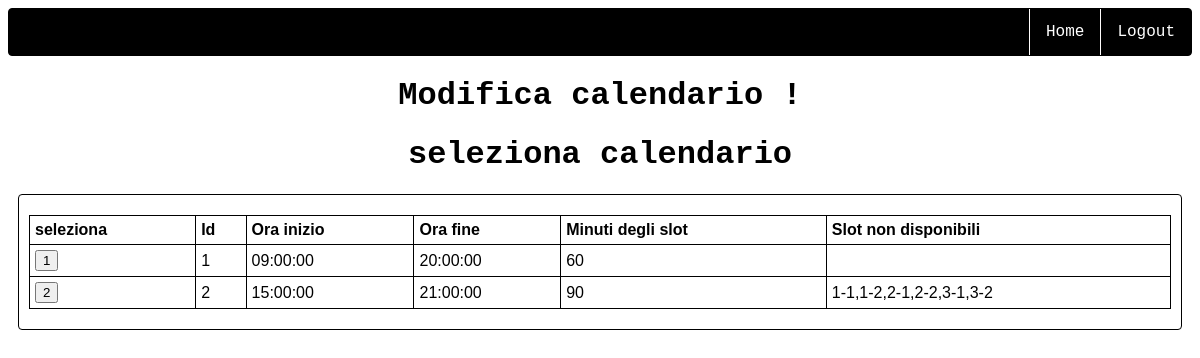
Page /home/optimization/ (signed in) on the earlier database version.
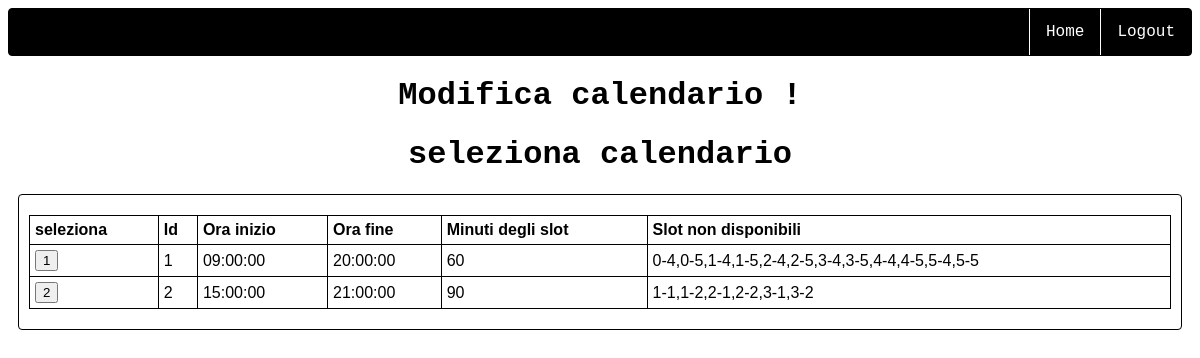
Same page on the later database version.
### website/models.py (models this page shows)
class Calendario(db.Model):
    id = db.Column(db.Integer, primary_key = True)
    oremattina = db.Column(db.String(5))
    orepomeriggio = db.Column(db.String(5))
    numeroslot = db.Column(db.Integer)
    sloteliminati = db.Column(db.String(150))
    allievo = db.relationship("Allievo", backref='calendario', uselist = True)

### website/optimization.py (the view)
@optimization.route('/', methods = ['GET', 'POST'])
@login_required
def opti():
    calendar_list = Calendario.query.all()
    if request.method == 'POST':
        idcal = request.form.get("idcal")
        print(idcal)
        calendario = Calendario.query.filter_by(id = idcal).first()
        alunni_del_calendario = Allievo.query.filter_by(id_calendario = calendario.id).all()
        sl = calendario.sloteliminati
        ora_inizio = calendario.oremattina
        ora_fine = calendario.orepomeriggio
        slot_eliminati = (sl[0:len(sl) - 1]).split(",")
        orai = int(ora_inizio[0:2])
        mi = int(ora_inizio[3:5])
        oraf = int(ora_fine[0:2])
        mf = int(ora_fine[3:5])
        secondi_giorno = (oraf * 3600 + mf * 60) - (orai * 3600 + mi * 60)
        numeri_slot = secondi_giorno // (calendario.numeroslot * 60)
        categories = []
        for i,allievo in enumerate(alunni_del_calendario):
            if not(allievo.livello in categories):
                categories.append(allievo.livello)
        print(categories)
        numeri_allenamenti_a_settimana = [[] for x in range(len(categories))] # per salvarmi il numero di allenamenti a settimana richiesta dagli allievi per ogni categoria di categories
        numeri_allievi_per_categoria = [0 for x in range(len(categories))] # per salvarmi il numero di allievi per ogni categoria di categories
        id_allievi_per_categoria = [[] for x in range(len(categories))] # per salvarmi gli id degli studenti di ogni categoria di categories
        for i,allievo in enumerate(alunni_del_calendario):
            numeri_allievi_per_categoria[categories.index(allievo.livello)] += 1
            numeri_allenamenti_a_settimana[categories.index(allievo.livello)].append(allievo.numeroallenamenti)
            id_allievi_per_categoria[categories.index(allievo.livello)].append(allievo.id)
        print(numeri_allievi_per_categoria)
        print(f"totale allievi {sum(numeri_allievi_per_categoria)}")
        print(numeri_allenamenti_a_settimana)
        print(id_allievi_per_categoria)
        Allievi = np.zeros((len(categories),max(numeri_allievi_per_categoria),6,numeri_slot),dtype = int)
        Campi = np.zeros((len(categories),max(numeri_allievi_per_categoria),6,numeri_slot),dtype = int)
        numeri_allievi_per_categoria = [0 for x in range(len(categories))]
        for i,alunno in enumerate(alunni_del_calendario):
            l = (alunno.slotdisponibilita)
            livelli = l.split(",")
            for item in livelli:
                Allievi[categories.index(alunno.livello),numeri_allievi_per_categoria[categories.index(alunno.livello)],int(item[0:1]),int(item[2:])] = 1
            numeri_allievi_per_categoria[categories.index(alunno.livello)] += 1
        problem = LpProblem("Maximize_student", sense=LpMaximize)
        students_decision_variables =[
            [
            [
            [LpVariable(name=f"x_{c+1},{i+1},{j+1},{k+1}", cat=LpBinary) for k in range(numeri_slot)]
                for j in range(6)
            ] for i in range(max(numeri_allievi_per_categoria))
        ] for c in range(len(categories))
        ]
        ccategories_decisione_variables = [LpVariable(name = f"c{i + 1}", cat=LpBinary) for i in range(150)]
        slots_decision_variables = [
            [LpVariable(name=f"y{j+1},{k+1}", cat=LpBinary) for k  in range(numeri_slot)]
                for j in range (6)
        ]
        print(slots_decision_variables)
        problem += lpDot(1,[students_decision_variables, slots_decision_variables])
        students_one = []
        students_zero = []
        for c,cat in enumerate(Allievi):
            for i,allievo in enumerate(cat):
                if i < numeri_allievi_per_categoria[c]:
                    for j,giorni in enumerate(allievo):
                        for k,slots in enumerate(giorni):
                            if slots == 1:
                                students_one.append(receive_student_decision_variables(students_decision_variables,c,i,j,k))
                            if slots == 0:
                                students_zero.append(receive_student_decision_variables(students_decision_variables,c,i,j,k))
                        if students_one:
                            problem += lpDot(1,students_one) <= 1
                        if students_zero:
                            problem += lpDot(1,students_zero) == 0
                        students_one.clear()
                        students_zero.clear()
        for c, cat in enumerate(categories):
            print(f"categoria{categories[c]} cat {c} in cui ci sono {numeri_allievi_per_categoria[c]}")
            for day in range(6):
                for slot in range(numeri_slot):
                    for student in range(numeri_allievi_per_categoria[c]):
                        if(Allievi[c,student,day,slot] == 1):
                            students_one.append(receive_student_decision_variables(students_decision_variables,c,student,day,slot))
                    if students_one:
                        problem += lpSum(1 * students_one) <= 4
                        students_one.clear()
        for c,cat in enumerate(Allievi):
            print(f"categoria = {categories[c]}")
            for allievo,i in enumerate(cat):
                if allievo < (len(numeri_allenamenti_a_settimana[c])):
                    for giorno,j in enumerate(i):
                        for slot,k in enumerate(j):
                            if k == 1:
                                students_one.append(receive_student_decision_variables(students_decision_variables,c,allievo,giorno,slot))
                    problem += lpSum(1 * students_one) <= (((numeri_allenamenti_a_settimana[c])[allievo]))
                    students_one.clear()
        categorie_segnaposto = {}
        cont = 0
        for day in range(6):
            for slot in range(numeri_slot):
                temp = []
                for c, cat in enumerate(categories):
                    for student in range(numeri_allievi_per_categoria[c]):
                        if(Allievi[c,student,day,slot] == 1):
                            students_one.append(receive_student_decision_variables(students_decision_variables,c,student,day,slot))
                    if students_one:
                        ns = len(students_one) if len(students_one) < 4 else 4
                        problem += lpSum(1 * students_one) >= lpDot(ns,ccategories_decisione_variables[cont])
                        categorie_segnaposto[ccategories_decisione_variables[cont].name] = f"{categories[c]}_{receive_slots_decision_variables(slots_decision_variables,day,slot)}"
                        temp.append(ccategories_decisione_variables[cont])
                        cont += 1
                        students_one.clear()
                problem+= lpDot(1,temp) >= lpDot(1,receive_slots_decision_variables(slots_decision_variables,day,slot))
        buckets_day_for_all_categories = [[] for d in range(6)]
        for c,categoria in enumerate(Allievi):
            for i,allievi in enumerate(categoria):
                for j,giorni in enumerate(allievi):
                    for k,slots in enumerate(giorni):
                        if Allievi[c,i,j,k] == 1:
                            if k in buckets_day_for_all_categories[j]:
                                pass
                            else:
                                buckets_day_for_all_categories[j].append(k)
        print(buckets_day_for_all_categories)
        for d,day in enumerate(buckets_day_for_all_categories):
            for z in range(numeri_slot):
                if z in day:
                    continue
                else:
                    problem += lpDot(1,receive_slots_decision_variables(slots_decision_variables,d,z)) == 0
        print(problem)
        solve = problem.solve(PULP_CBC_CMD(msg = False))
        res = np.zeros((6,numeri_slot),dtype = int)
        store_c = []
        for v in problem.variables():
            if "y" in v.name and v.varValue == 1:
                temp = (v.name).rsplit(",")
                res[int((temp[0])[1:]) - 1][int(temp[1]) - 1] = 1
            if "x" in v.name and v.varValue == 1:
                temp = (v.name).rsplit(",")
                Campi[int((temp[0])[2:]) - 1,int(temp[1]) - 1,int(temp[2]) - 1, int(temp[3]) - 1] = 1
            if "c" in v.name:
                print(v.name, "=", v.varValue)
                if v.varValue == 1:
                    store_c.append(v.name)
        print_comparison_3d_array(Allievi,Campi,numeri_allenamenti_a_settimana,id_allievi_per_categoria,categories)
        print(res)
        print ("valore ottimo degli slot minimi ", problem.objective.value())
        for key, value in categorie_segnaposto.items():
            print(key, ":", value)
        print(store_c)
        unsatified = 0
        for c,categoria in enumerate(Campi):
            for i,allievi in enumerate(categoria):
                if i < (len(numeri_allenamenti_a_settimana[c])):
                    somma = 0
                    for j,giorni in enumerate(allievi):
                        for k,slots in enumerate(giorni):
                            if Campi[c,i,j,k] == 1:
                                somma += 1
                    if somma != (numeri_allenamenti_a_settimana[c][i]):
                        print(f"studente{i + 1} della categoria {categories[c]} rimarrà insodisfatto")
                        unsatified += 1
                        Campi[c,i,:,k:] = 0
        for c,cat in enumerate(Campi):
            for i,allievi in enumerate(cat):
                print(f"studente{i + 1} della categoria {categories[c]}")
                if i < (numeri_allievi_per_categoria[c]):
                    somma = 0
                    for j,giorni in enumerate(allievi):
                        for k,slots in enumerate(giorni):
                            if Campi[c,i,j,k] == 1 and categories[c] == receive_boh(categorie_segnaposto,store_c,j,k):
                                somma += 1
                    if somma == (numeri_allenamenti_a_settimana[c][i]):
                        print(f"studente{i + 1} della categoria {categories[c]} è stato soddisfatto")
                    else:
                        print(f"studente{i + 1} della categoria {categories[c]} rimarrà insodisfatto")
                        Campi[c,i,:,:] = 0
        '''
        for day in range(6):
            for slot in range(numeri_slot):
                temp = []
                for c, cat in enumerate(categories):
                    for student in range(numeri_allievi_per_categoria[c]):

                        #print(f"student {student} in range {numeri_allievi_per_categoria[cat]}")
                        #print(day,slot,student,f"valore slot {Allievi[cat,student,day,slot]}")
                        if(Campi[c,student,day,slot] == 1):
                            #print(cat,student,day,slot)
                            students_one.append(receive_student_decision_variables(students_decision_variables,c,student,day,slot))

                if students_one:
                    print(students_one)
                    if len(students_one) > 4 :
                        print("DIOOOOOOMEEEEEERDDDDDDAAAAAAAAAAAA")
                students_one.clear()


        if unsatified == 0:
            print("nessuno è rimasto insodisfatto")

        c_chosen = []

        for v in problem.variables():
            if "c" in v.name and v.varValue == 1:
                c_chosen.append(f"{v.name}_{categorie_segnaposto[v.name]}")
                #print(v.name, "=", v.varValue)
        for i in c_chosen:
            print (i)


        for c,cat in enumerate(Campi):
            for i,allievi in enumerate(cat):
                print(f"studente{i + 1} della categoria {categories[c]}")
                if i < (len(numeri_allenamenti_a_settimana[c])):
                    somma = 0
                    for j,giorni in enumerate(allievi):
                        for k,slots in enumerate(giorni):
                            if Campi[c,i,j,k] == 1:
                                print("prima", categories[c])
                                if receive_boh(c_chosen,j,k) == categories[c]:
                                    somma += 1

                    if somma != (numeri_allenamenti_a_settimana[c][i]):
                        print(f"studente{i + 1} della categoria {categories[c]} rimarrà insodisfatto")
                        Campi[c,i,:,:] = 0

        #print_comparison_3d_array(Allievi,Campi,numeri_allenamenti_a_settimana,id_allievi_per_categoria,categories)
        '''
        return "guarda terminale"
    else:
        return render_template("dashopti.html", user = current_user, calendar_list= calendar_list)

### website/__init__.py (called while the page is built)
def create_app():
    app = Flask(__name__)
    app.config['SECRET_KEY'] = 'sdhfjdshgreghuewrg'
    app.config['SQLALCHEMY_DATABASE_URI'] = f'sqlite:///{DB_NAME}'
    db.init_app(app) # inizializzazione del database dando l'app di flask
    from .dashboard import dashboard
    from .access import access
    from .optimization import optimization
    app.register_blueprint(access, url_prefix='/')
    app.register_blueprint(dashboard, url_prefix='/home')
    app.register_blueprint(optimization, url_prefix='/home/optimization')
    from .models import User
    with app.app_context():
        db.create_all()
        login_manager = LoginManager()
        login_manager.login_view = 'access.login'
        login_manager.init_app(app)
        @login_manager.user_loader
        def load_user(id):
            return User.query.get(int(id))
    return app

### website/templates/optimization/dashopti.html (shortened to what this page needs)
{% extends "base.html"%}
{% block content %}
<link rel="stylesheet" href="{{ url_for('static', filename='styles/modifyCalendar.css') }}">
<h1>Modifica calendario !</h1>
<h1>seleziona calendario</h1>
<div class="calendar-list" id = "calendar-list">
    <table id="table-calendars">
        <tr>
            <th>seleziona</th>
            <th>Id</th>
            <th>Ora inizio</th>
            <th>Ora fine</th>
            <th>Minuti degli slot</th>
            <th>Slot non disponibili</th>
        </tr>
    {% for cal in calendar_list%}
        <tr id="tr{{cal.id}}" name="tr{{cal.id}}" class="trcal">
            <form method="post">
                <td><input type="submit" name="idcal" id="{{cal.id}}" class="checkbox-calendar" value="{{cal.id}}"></td>
            </form>
            <td>{{cal.id}}</td>
            <td>{{cal.oremattina}}</td>
            <td>{{cal.orepomeriggio}}</td>
            <td>{{cal.numeroslot}}</td>
            <td>{{cal.sloteliminati}}</td>
        </tr>
    {% endfor %}
    </table>
</div>
{% endblock %}

Differences in the rows shown:
changed Calendario id 1: sloteliminati (not shown) → "0-4,0-5,1-4,1-5,2-4,2-5,3-4,3-5,4-4,4-5,5-4,5-5"
